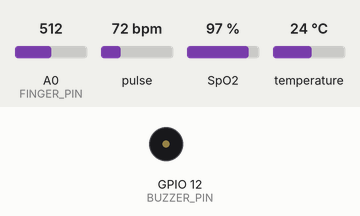
Bench run of a sketch on a simulated ESP8266 (NodeMCU). Parts: buzzer (waves = sounding, pin HIGH). The test bench sets the inputs (shaded band); at power-on: A0 (FINGER_PIN) = 512, pulse 72 bpm, SpO2 97 %, temperature 24 °C. WiFi joins after 1.5 s; servers stay silent unless stated; web services answer with replies made up by the test bench; what the sketch prints to the serial monitor is not drawn.

Above: at 2.7 s.
2.8 s: A0 (FINGER_PIN) set to 217
At 7.3 s:
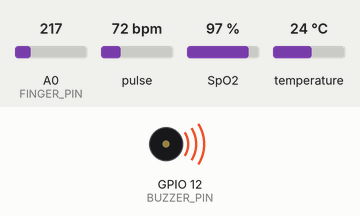
8.3 s: A0 (FINGER_PIN) set to 185
At 9.1 s:
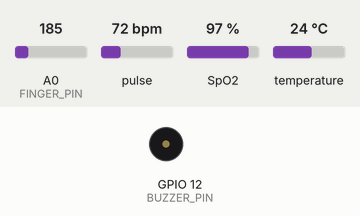
Timing chart, 0 to 11.3 s (numbered marks = the images above; inputs shaded):
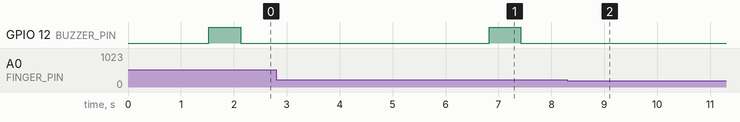

The sketch:

cardio_care.ino
```cpp
#include <Wire.h>
#include "MAX30105.h"
#include "heartRate.h"
#include "spo2_algorithm.h"
#include <OneWire.h>
#include <DallasTemperature.h>
#include <ESP8266WiFi.h>
#include <ESP8266HTTPClient.h>

// ------------------- WiFi + ThingSpeak --------------------
const char* WIFI_SSID = "Project";
const char* WIFI_PASS = "harshitha";
const char* THINGSPEAK_API_KEY = "AESSI3XACM5SSR61";
// -----------------------------------------------------------

// MAX30102
MAX30105 particleSensor;

// DS18B20 Temperature
#define ONE_WIRE_BUS 14 // D5
OneWire oneWire(ONE_WIRE_BUS);
DallasTemperature tempSensor(&oneWire);

// HRM-2511-E Finger Sensor
#define FINGER_PIN A0

// Buzzer Pin
#define BUZZER_PIN 12 // D6

// Thresholds
int fingerThreshold = 200;
uint32_t maxIRThreshold = 1000;

// IR Buffer
const byte bufferLength = 100;
uint32_t irBuffer[bufferLength];
uint32_t redBuffer[bufferLength];

// Output Variables
int32_t spo2;
int8_t validSPO2;
int32_t heartRate;
int8_t validHeartRate;

void setup() {
  Serial.begin(115200);
  pinMode(BUZZER_PIN, OUTPUT);

  Wire.begin(4, 5); // SDA = D2, SCL = D1

  if (!particleSensor.begin(Wire, I2C_SPEED_FAST)) {
    Serial.println("MAX30102 not found");
    while (1);
  }

  particleSensor.setup(
    60,
    4,
    2,
    100,
    411,
    16384
  );

  // ---------------- WiFi Connection ----------------
  WiFi.begin(WIFI_SSID, WIFI_PASS);
  Serial.print("Connecting to WiFi");

  while (WiFi.status() != WL_CONNECTED) {
    delay(500);
    Serial.print(".");
  }

  Serial.println("\nWiFi Connected!");
  // ---------------------------------------------------

  tempSensor.begin();
  Serial.println("System Ready - Place Finger on Sensor");
}

void loop() {

  int fingerValue = analogRead(FINGER_PIN);
  uint32_t irValue = particleSensor.getIR();

  if (fingerValue > fingerThreshold && irValue > maxIRThreshold) {

    beepPattern();

    // Collect Data
    for (byte i = 0; i < bufferLength; i++) {
      redBuffer[i] = particleSensor.getRed();
      irBuffer[i] = particleSensor.getIR();

      if (irBuffer[i] < maxIRThreshold) {
        Serial.println("Keep finger steady...");
        return;
      }
      delay(20);
    }

    maxim_heart_rate_and_oxygen_saturation(
      irBuffer, bufferLength,
      redBuffer,
      &spo2, &validSPO2,
      &heartRate, &validHeartRate
    );

    tempSensor.requestTemperatures();
    float tempC = tempSensor.getTempCByIndex(0);
    float tempF = tempC * 1.8 + 32;

    int showSpO2 = (validSPO2 && spo2 > 70 && spo2 < 100) ? spo2 : 0;
    int showHR = (validHeartRate && heartRate > 40 && heartRate < 180) ? heartRate : 0;

    Serial.print("BPM: ");
    Serial.print(showHR);
    Serial.print(" | SpO2: ");
    Serial.print(showSpO2);
    Serial.print(" | Temp: ");
    Serial.print(tempF);
    Serial.println(" °F");

    // ----------------------------------------------------
    //            SEND DATA TO THINGSPEAK
    // ----------------------------------------------------
    if (WiFi.status() == WL_CONNECTED) {

      HTTPClient http;

      String url = "http://api.thingspeak.com/update?api_key=" +
                   String(THINGSPEAK_API_KEY) +
                   "&field1=" + String(showHR) +
                   "&field2=" + String(showSpO2) +
                   "&field3=" + String(tempF);

     WiFiClient client;
http.begin(client, url);

      int httpResponseCode = http.GET();

      Serial.print("ThingSpeak Response: ");
      Serial.println(httpResponseCode);

      http.end();
    }
    else {
      Serial.println("WiFi Disconnected. Unable to send data.");
    }

  }
  else {
    Serial.println("Place Finger Properly!");
    digitalWrite(BUZZER_PIN, LOW);
    delay(300);
  }
}

void beepPattern() {
  digitalWrite(BUZZER_PIN, HIGH);
  delay(600);
  digitalWrite(BUZZER_PIN, LOW);
  delay(500);
}
```

Measured:
- the behaviour switches between 201 and 200 on A0 (FINGER_PIN) (found by bisection; images 1 and 2)
- after the input at 8.3 s, GPIO 12 (BUZZER_PIN): stops changing and stays LOW
